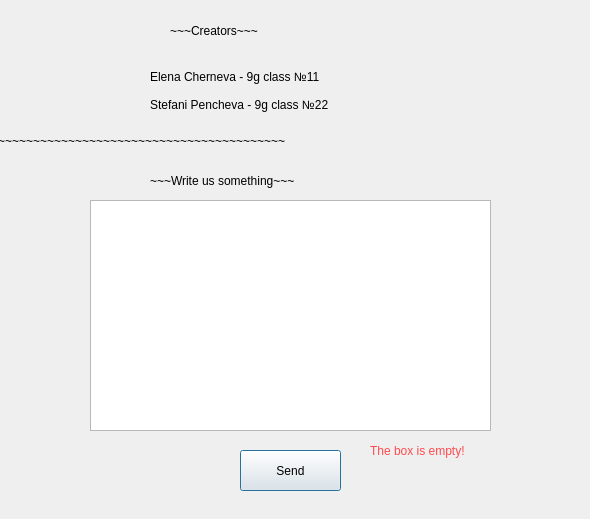
<?xml version="1.0" encoding="UTF-8"?>
<ui version="4.0">
 <class>Dialog</class>
 <widget class="QDialog" name="Dialog">
  <property name="geometry">
   <rect>
    <x>0</x>
    <y>0</y>
    <width>590</width>
    <height>519</height>
   </rect>
  </property>
  <property name="windowTitle">
   <string>Dialog</string>
  </property>
  <widget class="QLabel" name="label">
   <property name="geometry">
    <rect>
     <x>150</x>
     <y>30</y>
     <width>291</width>
     <height>121</height>
    </rect>
   </property>
   <property name="styleSheet">
    <string notr="true">font: 14pt &quot;MS Shell Dlg 2&quot;;</string>
   </property>
   <property name="text">
    <string>Elena Cherneva - 9g class №11

Stefani Pencheva - 9g class №22</string>
   </property>
  </widget>
  <widget class="QLabel" name="label_2">
   <property name="geometry">
    <rect>
     <x>170</x>
     <y>10</y>
     <width>221</width>
     <height>41</height>
    </rect>
   </property>
   <property name="styleSheet">
    <string notr="true">font: 20pt &quot;MS Shell Dlg 2&quot;;</string>
   </property>
   <property name="text">
    <string>~~~Creators~~~</string>
   </property>
  </widget>
  <widget class="QLabel" name="label_3">
   <property name="geometry">
    <rect>
     <x>-30</x>
     <y>120</y>
     <width>651</width>
     <height>41</height>
    </rect>
   </property>
   <property name="styleSheet">
    <string notr="true">font: 20pt &quot;MS Shell Dlg 2&quot;;</string>
   </property>
   <property name="text">
    <string>~~~~~~~~~~~~~~~~~~~~~~~~~~~~~~~~~~~~~~~~~~~~~</string>
   </property>
  </widget>
  <widget class="QLabel" name="label_4">
   <property name="geometry">
    <rect>
     <x>150</x>
     <y>160</y>
     <width>351</width>
     <height>41</height>
    </rect>
   </property>
   <property name="styleSheet">
    <string notr="true">font: 15pt &quot;MS Shell Dlg 2&quot;;</string>
   </property>
   <property name="text">
    <string>~~~Write us something~~~</string>
   </property>
  </widget>
  <widget class="QTextEdit" name="box">
   <property name="geometry">
    <rect>
     <x>90</x>
     <y>200</y>
     <width>401</width>
     <height>231</height>
    </rect>
   </property>
  </widget>
  <widget class="QPushButton" name="send_btn">
   <property name="geometry">
    <rect>
     <x>240</x>
     <y>450</y>
     <width>101</width>
     <height>41</height>
    </rect>
   </property>
   <property name="text">
    <string>Send</string>
   </property>
  </widget>
  <widget class="QLabel" name="warn_label">
   <property name="geometry">
    <rect>
     <x>370</x>
     <y>440</y>
     <width>101</width>
     <height>21</height>
    </rect>
   </property>
   <property name="styleSheet">
    <string notr="true">color: rgb(255, 74, 77);</string>
   </property>
   <property name="text">
    <string>The box is empty!</string>
   </property>
  </widget>
 </widget>
 <resources/>
 <connections/>
</ui>
